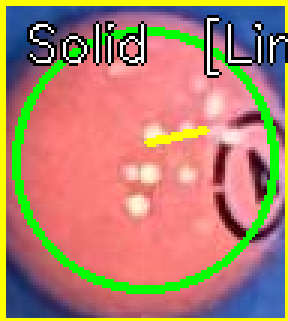
#> input picture eightball_vision/approaches/striped_classfication/results/hough_lines/pool_table_0_balls/ball_10_overlay.png, 96 x 107 px (shown 3 times larger); its folder holds only this picture in this run
$ python hough_lines_classifier.py
#> lines starting #> are read from the running program, lines starting #| are printed output that depends on the picture; after the words box and inside, x2 and y2 are one past the last pixel; in counts of white or black regions, pixels touching at a corner belong together
"""
Stripe vs Solid classifier: counts straight lines inside a circular mask using Hough Lines
"""

import os
import sys
import glob
import cv2
import numpy as np

# output directory for annotated overlays
SCRIPT_DIR = os.path.dirname(os.path.abspath(__file__))
OUTPUT_DIR = os.path.join(SCRIPT_DIR, "results", "hough_lines")

BASE_DIR = os.path.dirname(os.path.dirname(os.path.abspath(__file__)))
ml_detection = os.path.join(BASE_DIR, "circle_detection", "results", "ml_detection")
INPUT_PATH = os.path.join(ml_detection, "pool_table_0_balls")

CANNY_LOW = 60
CANNY_HIGH = 150
HOUGH_THRESH = 10
HOUGH_MIN_LINE_FRAC = 0.4  # as a fraction of radius
HOUGH_MAX_GAP = 5

def classify_by_lines(canny_img, center, radius):
    mask = np.zeros(canny_img.shape[:2], dtype="uint8")
    cv2.circle(mask, center, radius, 255, -1)
    masked = cv2.bitwise_and(canny_img, canny_img, mask=mask)
    lines = cv2.HoughLinesP(
        masked,
        rho=1,
        theta=np.pi / 180,
        threshold=HOUGH_THRESH,
        minLineLength=int(radius * HOUGH_MIN_LINE_FRAC),
        maxLineGap=HOUGH_MAX_GAP,
    )
    if lines is not None:
        return "Striped", f"Lines:{len(lines)}", lines
    else:
        return "Solid", "Lines:0", lines


def save_overlay(bgr, center, radius, lines, label, dbg, subdir, base_name):
    out_dir = os.path.join(OUTPUT_DIR, subdir)
    if not os.path.exists(out_dir):
        os.makedirs(out_dir, exist_ok=True)

    vis = bgr.copy()
    if lines is not None:
        for l in lines:
            x1, y1, x2, y2 = l[0]
            cv2.line(vis, (x1, y1), (x2, y2), (0, 255, 255), 2)

    cv2.circle(vis, center, radius, (0, 255, 0), 2)
    text = f"{label}  [{dbg}]"
    cv2.putText(vis, text, (8, 20), cv2.FONT_HERSHEY_SIMPLEX, 0.55, (0, 0, 0), 2)
    cv2.putText(vis, text, (8, 20), cv2.FONT_HERSHEY_SIMPLEX, 0.55, (255, 255, 255), 1)

    out_path = os.path.join(out_dir, f"{base_name}_overlay.png")
    cv2.imwrite(out_path, vis)
    return out_path


def main(path_in):

    imgs = sorted(glob.glob(os.path.join(path_in, "*.png"))) + \
            sorted(glob.glob(os.path.join(path_in, "*.jpg")))

    stripes = solids = 0
    for p in imgs:
        bgr = cv2.imread(p, cv2.IMREAD_COLOR)
#> bgr is the input picture: shape (107, 96, 3); mean B, G, R 110.2, 130.7, 176.9
        if bgr is None:
            continue
        h, w = bgr.shape[:2]
#> h = 107; w = 96
        c = (w // 2, h // 2)
#> c = (48, 53)
        r = int(0.45 * min(w, h))
#> r = 43
        gray = cv2.cvtColor(bgr, cv2.COLOR_BGR2GRAY)
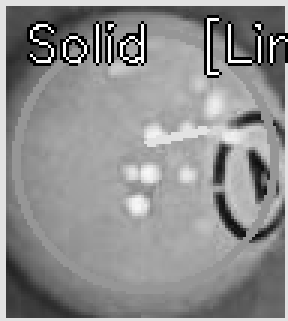
#> gray: shape (107, 96) (shown 3 times larger); min 0, max 255, mean 142.2
        blur = cv2.GaussianBlur(gray, (5, 5), 0)
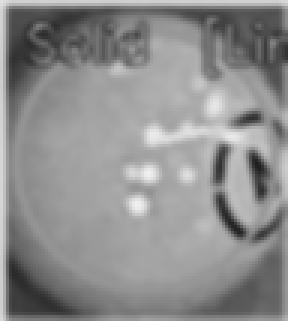
#> blur: shape (107, 96) (shown 3 times larger); min 30, max 240, mean 141.3
        canny = cv2.Canny(blur, CANNY_LOW, CANNY_HIGH)
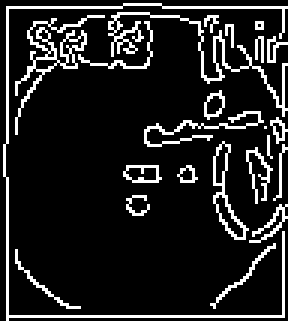
#> canny: shape (107, 96) (shown 3 times larger); 13% white in thin lines or dots
        label, dbg, lines = classify_by_lines(canny, c, r)
#> in classify_by_lines, `cv2.circle(mask, center, radius, 255, -1)`:
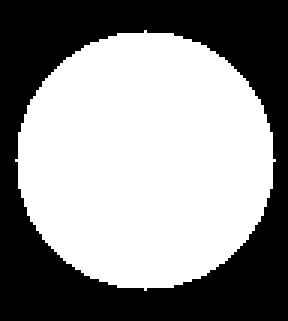
#> mask: shape (107, 96) (shown 3 times larger); 56.4% white; 1 black region, box (x1, y1, x2, y2) and area: (0, 0, 96, 107) 4483
#> in classify_by_lines, `masked = cv2.bitwise_and(canny_img, canny_img, mask=mask)`:
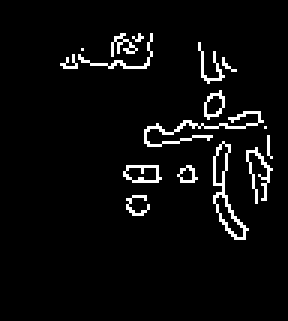
#> masked: shape (107, 96) (shown 3 times larger); 4.5% white in thin lines or dots, all inside (x1, y1, x2, y2) = (20, 11, 91, 80)
#> in classify_by_lines, `lines = cv2.HoughLinesP( masked, rho=1, theta=np.pi / 180, threshold=H..`: lines = [[51, 48, 68, 45], [67, 24, 80, 42], [71, 54, 80, 79], [48, 43, 75, 41], [22, 20, 47, 22], [66, 14, 70, 31], [72, 65, 76, 48]]
#> label = 'Striped'; dbg = 'Lines:7'
        if label.startswith("Striped"):
            stripes += 1
        elif label.startswith("Solid"):
            solids += 1

        base = os.path.splitext(os.path.basename(p))[0]
        subdir = os.path.basename(os.path.dirname(p)) or "single"
        save_overlay(bgr, c, r, lines, label, dbg, subdir, base)
#> the loop in save_overlay, `for l in lines:` made 7 passes
#> after the loop in save_overlay, `for l in lines:`:
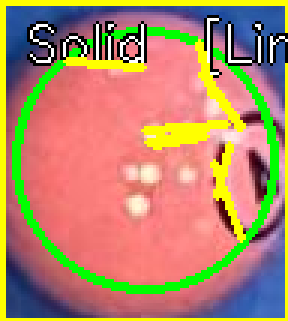
#> vis: shape (107, 96, 3) (shown 3 times larger); 4.1% of pixels changed, all inside (x1, y1, x2, y2) = (21, 13, 82, 81)
#> in save_overlay, `cv2.putText(vis, text, (8, 20), cv2.FONT_HERSHEY_SIMPLEX, 0.55, (255, ..`:
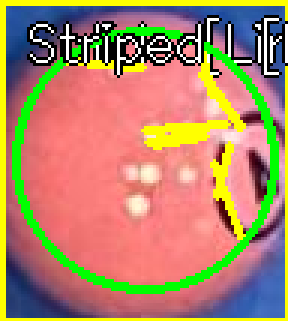
#> vis: shape (107, 96, 3) (shown 3 times larger); mean B, G, R 104.1, 134.3, 176


if __name__ == "__main__":
    main(INPUT_PATH)

$ run again, on eightball_vision/approaches/striped_classfication/results/hough_lines/pool_table_0_balls/ball_11_overlay.png
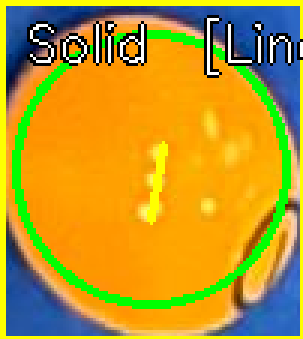
#> input picture eightball_vision/approaches/striped_classfication/results/hough_lines/pool_table_0_balls/ball_11_overlay.png, 101 x 113 px (shown 3 times larger)
#> in main, bgr is the input picture: shape (113, 101, 3); mean B, G, R 41, 153.8, 187.3
#> in main, `canny = cv2.Canny(blur, CANNY_LOW, CANNY_HIGH)`:
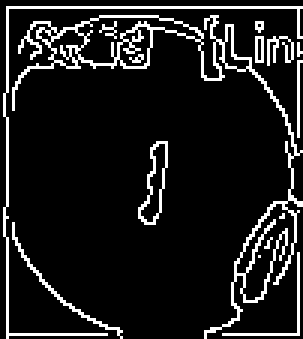
#> canny: shape (113, 101) (shown 3 times larger); 10.9% white in thin lines or dots
#> mask: shape (113, 101); 55.7% white; 1 black region, box (x1, y1, x2, y2) and area: (0, 0, 101, 113) 5052
#> masked: shape (113, 101); 2.3% white in thin lines or dots, all inside (x1, y1, x2, y2) = (22, 11, 94, 92)
#> in classify_by_lines, `lines = cv2.HoughLinesP( masked, rho=1, theta=np.pi / 180, threshold=H..`: lines = [[78, 87, 91, 67], [24, 20, 48, 22], [52, 72, 55, 47]]
#> in main, `label, dbg, lines = classify_by_lines(canny, c, r)`: label = 'Striped'; dbg = 'Lines:3'
#> the loop in save_overlay, `for l in lines:` made 3 passes
#> in save_overlay, `cv2.putText(vis, text, (8, 20), cv2.FONT_HERSHEY_SIMPLEX, 0.55, (255, ..`:
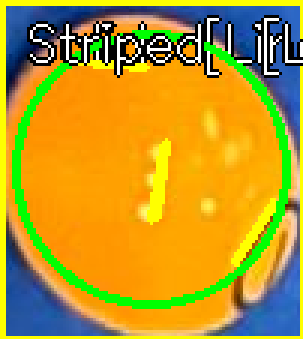
#> vis: shape (113, 101, 3) (shown 3 times larger); mean B, G, R 41.1, 154, 185.2
